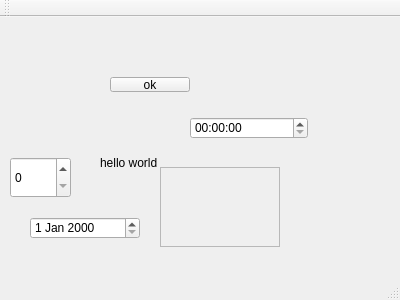
<?xml version="1.0" encoding="UTF-8"?>
<ui version="4.0">
 <class>MainWindow</class>
 <widget class="QMainWindow" name="MainWindow">
  <property name="geometry">
   <rect>
    <x>0</x>
    <y>0</y>
    <width>400</width>
    <height>300</height>
   </rect>
  </property>
  <property name="windowTitle">
   <string>MainWindow</string>
  </property>
  <widget class="QWidget" name="centralWidget">
   <widget class="QLabel" name="label">
    <property name="geometry">
     <rect>
      <x>100</x>
      <y>70</y>
      <width>181</width>
      <height>151</height>
     </rect>
    </property>
    <property name="text">
     <string>hello world</string>
    </property>
   </widget>
   <widget class="QPushButton" name="pushButton">
    <property name="geometry">
     <rect>
      <x>110</x>
      <y>60</y>
      <width>80</width>
      <height>15</height>
     </rect>
    </property>
    <property name="text">
     <string>ok</string>
    </property>
   </widget>
   <widget class="QSpinBox" name="spinBox">
    <property name="geometry">
     <rect>
      <x>10</x>
      <y>140</y>
      <width>61</width>
      <height>41</height>
     </rect>
    </property>
   </widget>
   <widget class="QScrollArea" name="bbb">
    <property name="geometry">
     <rect>
      <x>160</x>
      <y>150</y>
      <width>120</width>
      <height>80</height>
     </rect>
    </property>
    <property name="widgetResizable">
     <bool>true</bool>
    </property>
    <widget class="QWidget" name="scrollAreaWidgetContents">
     <property name="geometry">
      <rect>
       <x>0</x>
       <y>0</y>
       <width>118</width>
       <height>78</height>
      </rect>
     </property>
    </widget>
   </widget>
   <widget class="QTimeEdit" name="eee">
    <property name="geometry">
     <rect>
      <x>190</x>
      <y>100</y>
      <width>118</width>
      <height>22</height>
     </rect>
    </property>
   </widget>
   <widget class="QDateEdit" name="dateEdit">
    <property name="geometry">
     <rect>
      <x>30</x>
      <y>200</y>
      <width>110</width>
      <height>22</height>
     </rect>
    </property>
   </widget>
  </widget>
  <widget class="QMenuBar" name="menuBar">
   <property name="geometry">
    <rect>
     <x>0</x>
     <y>0</y>
     <width>400</width>
     <height>17</height>
    </rect>
   </property>
  </widget>
  <widget class="QToolBar" name="mainToolBar">
   <attribute name="toolBarArea">
    <enum>TopToolBarArea</enum>
   </attribute>
   <attribute name="toolBarBreak">
    <bool>false</bool>
   </attribute>
  </widget>
  <widget class="QStatusBar" name="statusBar"/>
 </widget>
 <layoutdefault spacing="6" margin="11"/>
 <resources/>
 <connections/>
</ui>
